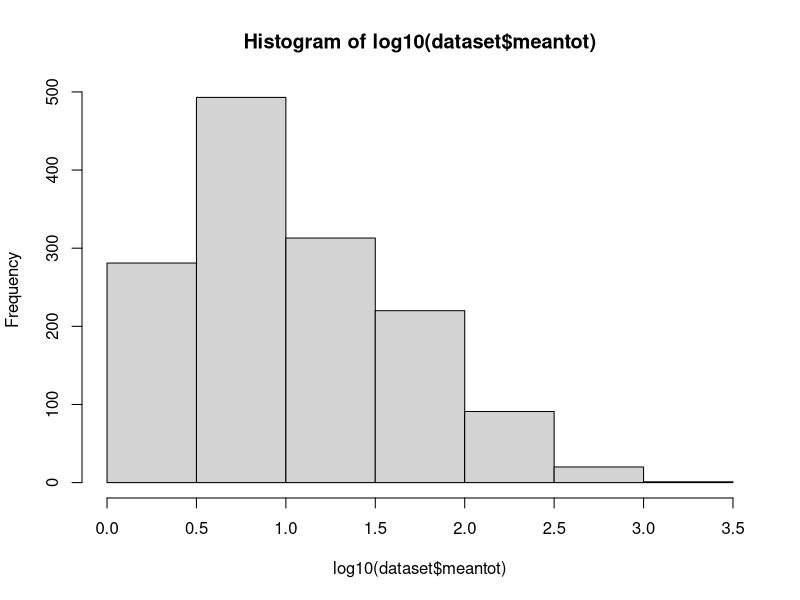
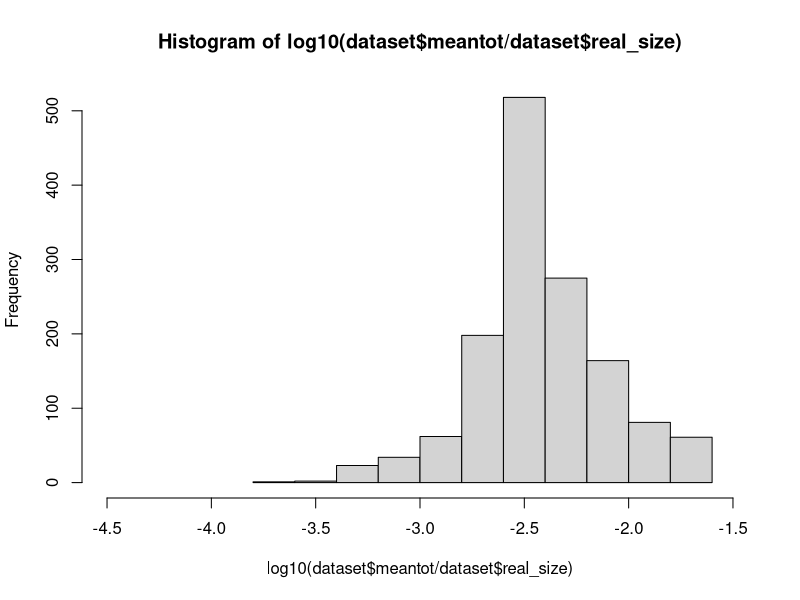

Reproduce these figures in R, in order. (Note: this script raises an error after producing the figures.)
fips <- c(1, 2, 4, 5, 6, 8, 9, 10, 11, 12, 13, 15, 16, 17, 18, 19, 20, 21, 22, 23, 24, 25, 26, 27, 28, 29, 30, 31, 32, 33, 34, 35, 36, 37, 38, 39, 40, 41, 42, 44, 45, 46, 47, 48, 49, 50, 51, 53, 54, 55, 56)
states <- c('Alabama', 'Alaska', 'Arizona', 'Arkansas', 'California', 'Colorado', 'Connecticut', 'Delaware','District of Columbia', 'Florida', 'Georgia', 'Hawaii', 'Idaho', 'Illinois', 'Indiana', 'Iowa', 'Kansas', 'Kentucky', 'Louisiana', 'Maine', 'Maryland', 'Massachusetts', 'Michigan', 'Minnesota', 'Mississippi', 'Missouri', 'Montana', 'Nebraska', 'Nevada', 'New Hampshire', 'New Jersey', 'New Mexico', 'New York', 'North Carolina', 'North Dakota', 'Ohio', 'Oklahoma', 'Oregon', 'Pennsylvania', 'Rhode Island', 'South Carolina', 'South Dakota', 'Tennessee', 'Texas', 'Utah', 'Vermont', 'Virginia', 'Washington', 'West Virginia', 'Wisconsin', 'Wyoming')

dataset <- read.csv('output_school_data_for_analysis_worst.csv',header=TRUE)
datasetchange <- read.csv('output_school_data_for_analysis_worstdelay.csv',header=TRUE)
mean(dataset$meantot)
median(dataset$meantot)
mean(dataset$meaNActive)
median(dataset$meaNActive)
mean(dataset$meanincub)
median(dataset$meanincub)
mean(dataset$meantot/dataset$real_size)
median(dataset$meantot/dataset$real_size)
mean(dataset$meaNActive/dataset$real_size)
median(dataset$meaNActive/dataset$real_size)
mean(dataset$meanincub/dataset$real_size)
median(dataset$meanincub/dataset$real_size)
mean(dataset$meanprob)
median(dataset$meanprob)
hist(log10(dataset$meantot),5)
hist(log10(dataset$meantot/dataset$real_size),10,xlim=c(-4.5,-1.5))
qplot(x=real_size, y=meantot, data = dataset1)+geom_smooth(method="lm")

dataset2 <- subset(dataset, select = c(meantot,real_size,status))

dataset1 <- na.omit(dataset2)

dataset3 <- subset(dataset, select = c(meantot,real_size,state))
dataset4 <- na.omit(dataset3)

howbad <- c()
for (i in 1:length(states)){
  datasettemp <- subset(dataset4,gsub('NA','na',state) == states[i])
  howbad <- c(howbad,mean(datasettemp$meantot))
  print(states[i])
  print(mean(datasettemp$meantot))
  
}

state_size <-tibble(fips,states,howbad)

plot_usmap(data = state_size, values = "howbad") +  scale_fill_gradient(low = "#FFFFFF",high ="#FF0000",  
                                                                                     guide = "colourbar") 
howbad2 <- c()
for (i in 1:length(states)){
  datasettemp <- subset(dataset4,gsub('NA','na',state) == states[i])
  howbad2 <- c(howbad2,mean(datasettemp$meantot/datasettemp$real_size))

}

state_size2 <-tibble(fips,states,howbad2)

plot_usmap(data = state_size2, values = "howbad2") +  scale_fill_gradient(low = "#FFFFFF",high ="#FF0000",  
                                                                        guide = "colourbar") 

dataset3change <- subset(datasetchange, select = c(meantot,real_size,state))
dataset4change <- na.omit(dataset3change)

ontime<-dataset4$meantot
delaytime <-dataset4change$meantot
percent_change <- 100*(delaytime-ontime)/ontime
dataset4$percent_change = percent_change

howbadchange <- c()
for (i in 1:length(states)){
  datasettemp <- subset(dataset4,gsub('NA','na',state) == states[i])
  datasettemp <- subset(datasettemp,is.finite(percent_change))
  howbadchange <- c(howbadchange,mean(datasettemp$percent_change,na.rm=TRUE))
  print(states[i])
  print(mean(datasettemp$percent_change,na.rm=TRUE))
  
}

state_change <-tibble(fips,states,howbadchange)

plot_usmap(data = state_change, values = "howbadchange") +  scale_fill_gradient2(low = "blue",mid = "white",high ="red",  midpoint = 0,
                                                                          guide = "colourbar") 

plot_usmap(data = state_change, values = "howbadchange") +  scale_fill_gradient2(low="blue",mid="white",high="red",space="Lab",
                                                                                 guide = "colourbar") 


inner<-dataset$instate
outer <-dataset$outstate
intoout <- 100*(outer)/(outer+inner)
dataset$intoout = intoout


outstater <- c()
for (i in 1:length(states)){
  datasettemp <- subset(dataset,gsub('NA','na',state) == states[i])
  datasettemp <- subset(datasettemp,is.finite(intoout))
  outstater <- c(outstater,mean(datasettemp$intoout,na.rm=TRUE))
}

state_out <-tibble(fips,states,outstater)

plot_usmap(data = state_out, values = "outstater") +  scale_fill_gradient(low = "#FFFFFF",high ="#FF0000",  
                                                                          guide = "colourbar") 



